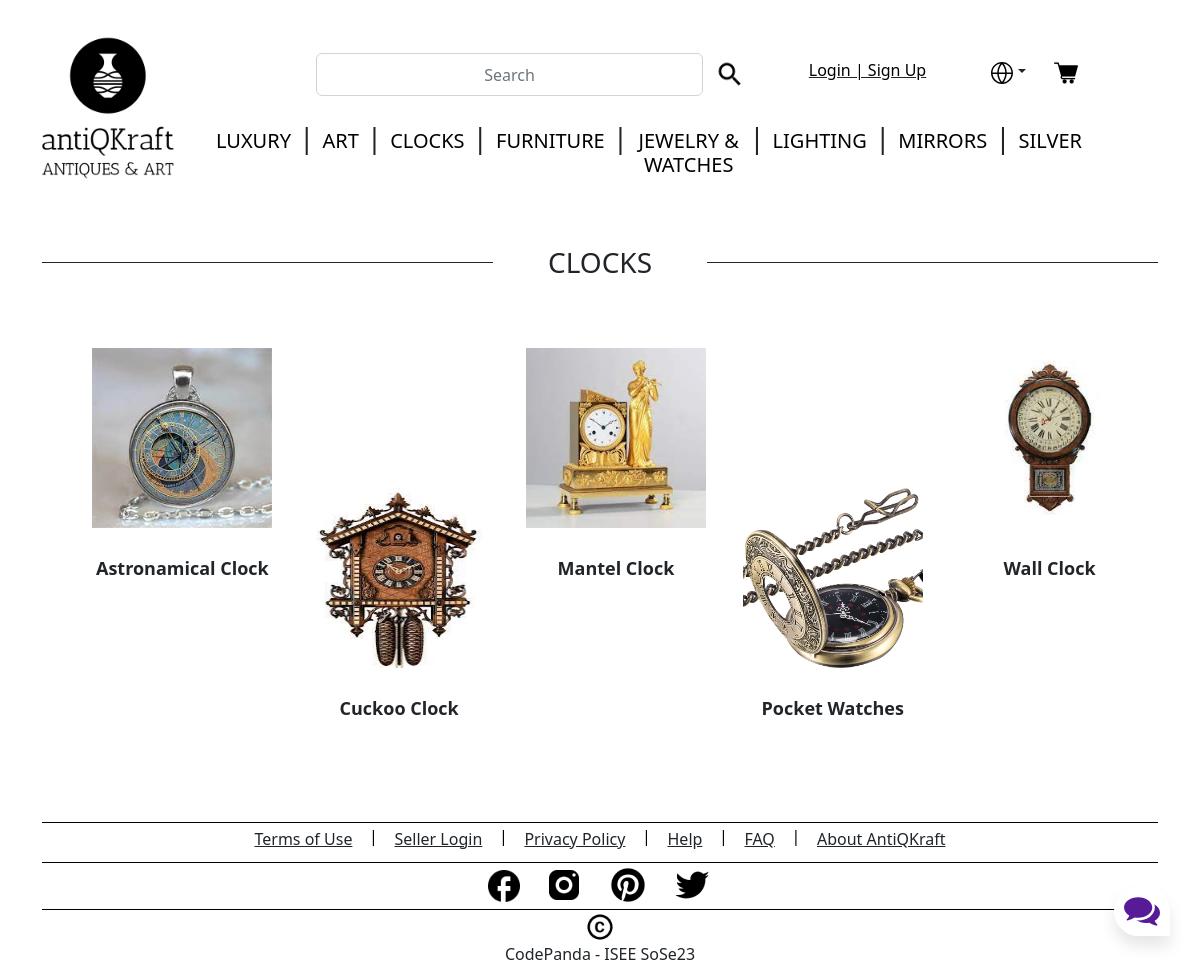
The app's page /category?categoryid=3 with its own data.
### tables this page shows
CREATE TABLE "CATEGORY" (
	"category_id"	INTEGER NOT NULL UNIQUE,
	"category_name"	TEXT NOT NULL,
	"category_image_id"	TEXT,
	PRIMARY KEY("category_id" AUTOINCREMENT)
);

CREATE TABLE "SUB_CATEGORY" (
	"sub_serial_number"	INTEGER NOT NULL UNIQUE,
	"category_id"	INTEGER NOT NULL,
	"sub_category_name"	TEXT NOT NULL,
	"sub_category_image_id"	INTEGER NOT NULL,
	"sub_category_id"	INTEGER,
	FOREIGN KEY("category_id") REFERENCES "CATEGORY"("category_id"),
	PRIMARY KEY("sub_serial_number" AUTOINCREMENT)
);

### antikraft-app.py (the view)
@app.route("/category")
def getSpecificCategory():
    if 'login_status' not in session:
        session["login_status"] = 'False'
    qTerm = request.args.get('categoryid')
    row_val = getSpecificCategoryRow(qTerm)
    row_json = row_val.json
    category_id = row_json['category_id']
    db_images = getSpecificCategoryImages(category_id)
    categories = getAllCategories()
    return render_template('category/category_landing_page.html', categories=categories.json, \
                           row_val=row_val.json, image_list=db_images['sub_category_image_id'], \
                            sub_cat_list=db_images['sub_category_name'], sub_cat_id_list=db_images['sub_category_id'])

### antikraft-app.py (called while the page is built)
def getSpecificCategoryRow(qTerm):
    spec_cat = getSpecificCategoryList(qTerm)
    response = app.response_class(
        response=json.dumps(spec_cat),
        status=200,
        mimetype='application/json'
    )
    return response

@app.route('/getAllCategories',  methods=['GET'])
def getAllCategories():
    categories = getAllCategoriesList()
    response = app.response_class(
        response=json.dumps(categories),
        status=200,
        mimetype='application/json'
    )
    return response

### backend/controller.py (called while the page is built)
def getAllCategoriesList():
    data = {}
    data = readOperation("CATEGORY", "category_name")
    return data

def getSpecificCategoryList(category_id):
    data = {}
    data = readOperationCategory("CATEGORY", category_id)
    return data

def getSpecificCategoryImages(category_id):
    data = {}
    data = readOperationCategoryImages("SUB_CATEGORY", category_id)
    return data

### backend/model.py (called while the page is built)
def get_db_connection():
    conn = sqlite3.connect('antiqkraft-database.db', isolation_level=None)
    conn.row_factory = sqlite3.Row
    return conn.cursor()

def readOperationCategory(TABLE_NAME: str, CAT_ID: int):
    conn = get_db_connection()
    query = "SELECT * from " + TABLE_NAME + " where category_id=" + str(CAT_ID)
    data = conn.execute(query)
    category_row = {}
    for row in data:
        category_row['category_id'] = row["category_id"]
        category_row['category_name'] = row["category_name"]
    if category_row is not None:
        return category_row

def readOperationCategoryImages(TABLE_NAME: str, CAT_ID: int):
    conn = get_db_connection()
    query = "SELECT * from " + TABLE_NAME + " where category_id=" + str(CAT_ID)
    data = conn.execute(query)
    keyList = ["category_id", "sub_category_id", "sub_category_name", "sub_category_image_id"]
    sub_category_row = {key: [] for key in keyList}
    for row in data:
        sub_category_row['category_id'].append(row["category_id"])
        sub_category_row['sub_category_id'].append(row["sub_category_id"])
        sub_category_row['sub_category_name'].append(row["sub_category_name"])
        sub_category_row['sub_category_image_id'].append(row["sub_category_image_id"])
    if sub_category_row is not None:
        return sub_category_row

### templates/category/category_landing_page.html (shortened to what this page needs)
{% include 'base.html' %}
{% include 'header/header.html' %}
<div class="container">
    <div class="row">
        <div class="col-5">
            <hr class="hr" style="background-color: #000; opacity: 1;" />
        </div>
        <div class="col-2">
            <h3 style="text-align: center; text-transform: uppercase;">{{row_val['category_name']}}</h3>
        </div>
        <div class="col-5">
            <hr class="hr" style="background-color: #000; opacity: 1;" />
        </div>
    </div>
    <div>
        <ul style="display: flex; justify-content:space-between; margin-bottom: 100px; margin-top: 50px;">
            <a class="nav-link" href="http://127.0.0.1:5000/subcategory?categoryid={{row_val['category_id']}}&subcategoryid={{sub_cat_id_list[0]}}" style="text-align: center; margin-right: auto; margin-left: auto; font-size: large; font-weight: bold;">
                <img src={{image_list[0]}} width="180px" height="180px" style="margin-top: 10px;">
                <br></br>
                {{sub_cat_list[0]}}
            </a>
            <a class="nav-link" href="http://127.0.0.1:5000/subcategory?categoryid={{row_val['category_id']}}&subcategoryid={{sub_cat_id_list[1]}}" style="text-align: center; margin-right: auto; margin-left: auto; font-size: large; font-weight: bold;">
                <img src={{image_list[1]}} width="180px" height="180px" style="margin-top: 150px;">
                <br></br>
                {{sub_cat_list[1]}}
            </a>
            <a class="nav-link" href="http://127.0.0.1:5000/subcategory?categoryid={{row_val['category_id']}}&subcategoryid={{sub_cat_id_list[2]}}" style="text-align: center; margin-right: auto; margin-left: auto; font-size: large; font-weight: bold;">
                <img src={{image_list[2]}} width="180px" height="180px" style="margin-top: 10px;">
                <br></br>
                {{sub_cat_list[2]}}
            </a>
            <a class="nav-link" href="http://127.0.0.1:5000/subcategory?categoryid={{row_val['category_id']}}&subcategoryid={{sub_cat_id_list[3]}}" style="text-align: center; margin-right: auto; margin-left: auto; font-size: large; font-weight: bold;">
                <img src={{image_list[3]}} width="180px" height="180px" style="margin-top: 150px;">
                <br></br>
                {{sub_cat_list[3]}}
            </a>
            <a class="nav-link" href="http://127.0.0.1:5000/subcategory?categoryid={{row_val['category_id']}}&subcategoryid={{sub_cat_id_list[4]}}" style="text-align: center; margin-right: auto; margin-left: auto; font-size: large; font-weight: bold;">
                <img src={{image_list[4]}} width="180px" height="180px" style="margin-top: 10px;">
                <br></br>
                {{sub_cat_list[4]}}
            </a>
        </ul>
    </div>
</div>
{% include 'footer/footer.html' %}

### templates/header/header.html (shortened to what this page needs)
<div class="container-fluid">
    <div class="row">
        <div class="col-12">
            <nav class="navbar navbar-expand-lg navbar-fixed-top">
                <div class="col-2">
                    <a class="navbar-brand" href="http://127.0.0.1:5000/">
                        <img src="static/logo/logo-black.png" width="200" height="200" style="float: right;">
                    </a>
                </div>
                <div class="col-9 " id="navbarCollapse">
                    <ul class="navbar-nav nav-fill nav-pills pb-4">
                        <li class="nav-item"></li>
                        <div class="col-6">
                            <li class="nav-item">
                                <form action="search" method="POST">
                                    <div class="input-group-append rounded d-flex flex-row">
                                        <input type="text" class="form-control rounded" placeholder="Search"
                                            aria-label="Search" aria-describedby="search-addon" id="search"
                                            name="search">
                                        <button class="btn border-0" type="submit"><img class="img-fluid" max-width=20px
                                                height=20px id="search-logo" src="static/header/search.png" /></button>
                                    </div>
                                </form>
                            </li>
                        </div>
                        {% if session.login_status != "True"%}
                        <div class="col-3">
                            <li class="nav-item">
                                <a class="nav-link link-dark" style="text-decoration: underline;"
                                    href="http://127.0.0.1:5000/login">
                                    <h6>Login | Sign Up</h6>
                                </a>
                            </li>
                        </div>
                        {% endif %}
                        <div class="row">
                            <li class="nav-item">
                                    <a class="border-0 btn dropdown-toggle" type="button" id="dropdownMenuLink" data-toggle="dropdown" aria-haspopup="true" aria-expanded="false"><img class="img-fluid" max-width=20px height=20px
                                        id="search-logo" src="static/header/Globe.svg" /></a>
                                <a class="btn border-0" type="button" href="http://127.0.0.1:5000/checkout" ><img class="img-fluid" max-width=100% height=auto
                                        id="search-logo" src="static/header/Cart.png"/><sup style="font-size: large;">{{ session.total_items }}</sup></a>
                            </li>
                        </div>
                    </ul>
                    <ul class="navbar-nav nav-fill">
                        {%for values in categories.items()%}
                        {% if loop.index != 1 %}
                        <li class="nav-item" float=center>
                            <h3>|</h3>
                        </li>
                        {% endif %}
                        <li class="nav-item">
                            <a class="nav-link" href="{{values[0]}}" onclick="RedirectURL();return false;">
                                <h5 class="text-uppercase">{{values[1]}}</h5>
                            </a>
                        </li>
                        {%endfor%}
                    </ul>
                </div>
            </nav>
        </div>
    </div>
</div>

### static/CSS/style.css (style rules this page uses)
h5, h6 { color: black; float: center; text-align: center; }
#search { text-align: center; }
hr { background-color: black; opacity: 1; }
ul { list-style-type: none; }

### records on screen
CATEGORY: category_name "LUXURY"
CATEGORY: category_name "ART"
CATEGORY: category_name "CLOCKS"
CATEGORY: category_name "FURNITURE"
CATEGORY: category_name "JEWELRY & WATCHES"
CATEGORY: category_name "LIGHTING"
CATEGORY: category_name "MIRRORS"
CATEGORY: category_name "SILVER"
SUB_CATEGORY: sub_category_image (picture), sub_category_name "Astronamical Clock"
SUB_CATEGORY: sub_category_image (picture), sub_category_name "Cuckoo Clock"
SUB_CATEGORY: sub_category_image (picture), sub_category_name "Mantel Clock"
SUB_CATEGORY: sub_category_image (picture), sub_category_name "Pocket Watches"
SUB_CATEGORY: sub_category_image (picture), sub_category_name "Wall Clock"
